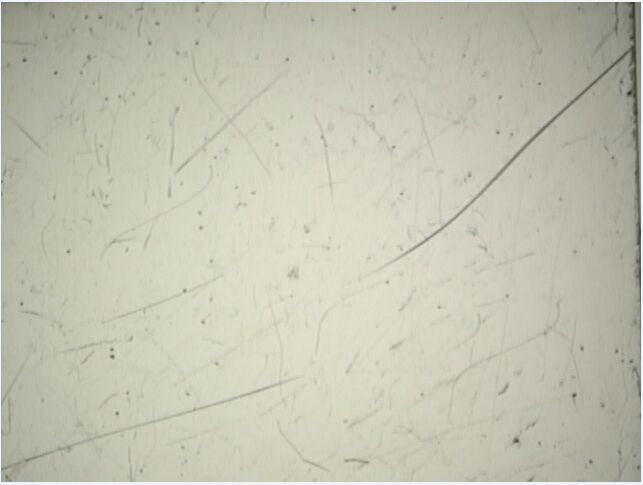
%> input picture test.jpg, 643 x 485 px
$ octave scratch.m   (GNU Octave 9; MATLAB toolbox functions it lacks are replaced by stand-ins)
%> lines starting %> are read from the running program, lines starting %| are printed output that depends on the picture; in (x1, y1, x2, y2) boxes, pixels count from 0 and x2, y2 are one past the last pixel; in counts of white or black regions, pixels touching at a corner belong together; the program's own positions count from 1
clc ;close all;clear;
I=imread('test.jpg');%读取图片
%> I is the input picture: size 485x643x3 uint8; mean R, G, B 195.7, 195.5, 177.4
tempmax=0;%找最大值临时变量
pos=0;%此时灰度位置
khist=1.5;%均衡程度系数
J=rgb2gray(I);%灰度化
[m,n]=size(J);
%> m = 485; n = 643

figure(1)
subplot(411)
imshow(J)
title('原始图像')
hth=500;%连通区域高阈值
lth=20;%连通区域低阈值
% [~,pos]=myhistf( J,1.5,600 );
he=imhist(J);%计算直方图
%> he = 256 values, max 7112 at index 200, min 0 at index 1, mean 1218.2

subplot(413)
bar(he)
subplot(412)
J(J>180)=255;
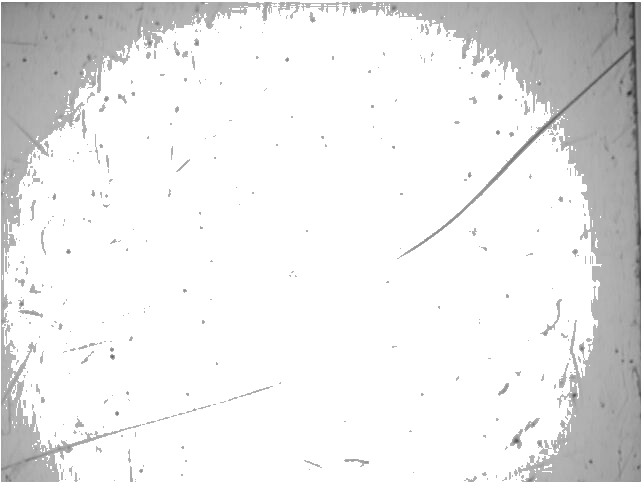
%> J: size 485x643 uint8; min 44, max 255, mean 234.4
J(J<=180)=0;
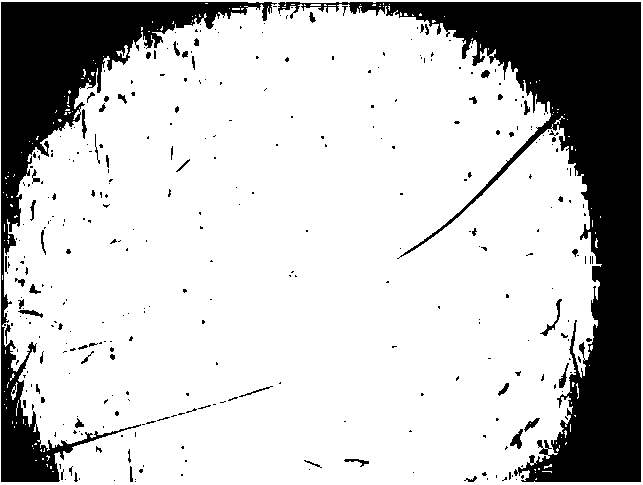
%> J: size 485x643 uint8; 77% white; 341 black regions (281 under 20 px), largest, box (x1, y1, x2, y2) and area: (278, 2, 641, 482) 43584, (1, 2, 277, 482) 24301, (540, 299, 562, 336) 136
imshow(J,[])
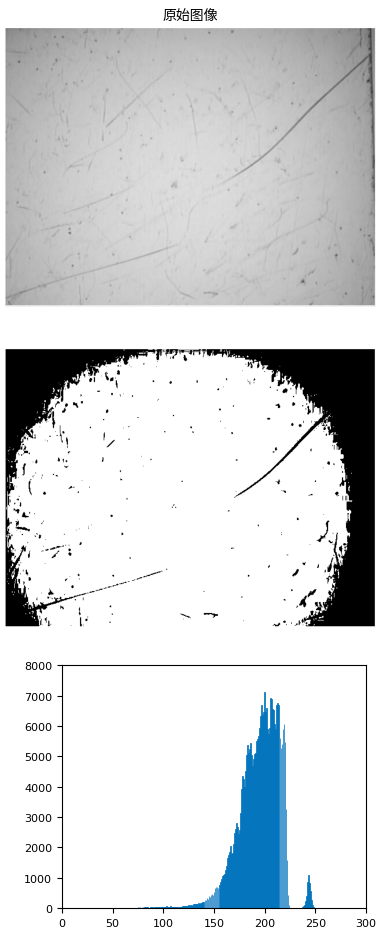
%> figure redrawn from the program's plot data, 3 panels
